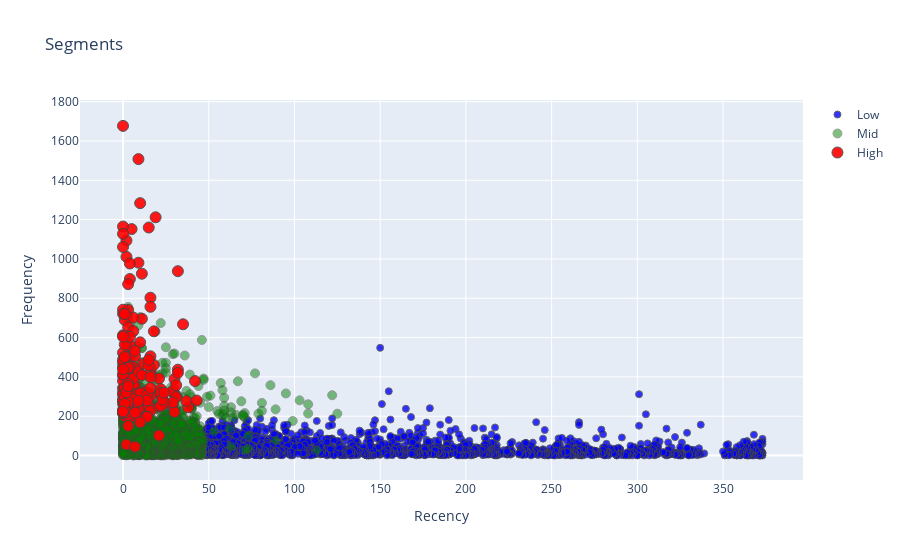

The code cell stored with this chart in its notebook:
### Code cell
tx_graph = tx_user.query("Revenue < 50000 and Frequency < 2000")

plot_data = [
    go.Scatter(
        x=tx_graph.query("Segment == 'Low-Value'")['Recency'],
        y=tx_graph.query("Segment == 'Low-Value'")['Frequency'],
        mode='markers',
        name='Low',
        marker= dict(size= 7,
            line= dict(width=1),
            color= 'blue',
            opacity= 0.8
           )
    ),
        go.Scatter(
        x=tx_graph.query("Segment == 'Mid-Value'")['Recency'],
        y=tx_graph.query("Segment == 'Mid-Value'")['Frequency'],
        mode='markers',
        name='Mid',
        marker= dict(size= 9,
            line= dict(width=1),
            color= 'green',
            opacity= 0.5
           )
    ),
        go.Scatter(
        x=tx_graph.query("Segment == 'High-Value'")['Recency'],
        y=tx_graph.query("Segment == 'High-Value'")['Frequency'],
        mode='markers',
        name='High',
        marker= dict(size= 11,
            line= dict(width=1),
            color= 'red',
            opacity= 0.9
           )
    ),
]

plot_layout = go.Layout(
        yaxis= {'title': "Frequency"},
        xaxis= {'title': "Recency"},
        title='Segments'
    )
fig = go.Figure(data=plot_data, layout=plot_layout)
pyoff.iplot(fig)

### Figure 1 — Plotly figure (JSON) as saved in the notebook; plotly's stock layout.template omitted (floating-point values rounded to 4 significant figures; data arrays with more than 128 entries replaced by an {"elided": "..."} marker saying what was removed)
{"data": [{"marker": {"color": "blue", "line": {"width": 1}, "opacity": 0.8, "size": 7}, "mode": "markers", "name": "Low", "type": "scatter", "x": {"elided": "1956 int values"}, "y": {"elided": "1956 int values"}}, {"marker": {"color": "green", "line": {"width": 1}, "opacity": 0.5, "size": 9}, "mode": "markers", "name": "Mid", "type": "scatter", "x": {"elided": "1809 int values"}, "y": {"elided": "1809 int values"}}, {"marker": {"color": "red", "line": {"width": 1}, "opacity": 0.9, "size": 11}, "mode": "markers", "name": "High", "type": "scatter", "x": {"elided": "168 int values"}, "y": {"elided": "168 int values"}}], "layout": {"title": {"text": "Segments"}, "xaxis": {"title": {"text": "Recency"}}, "yaxis": {"title": {"text": "Frequency"}}}}
